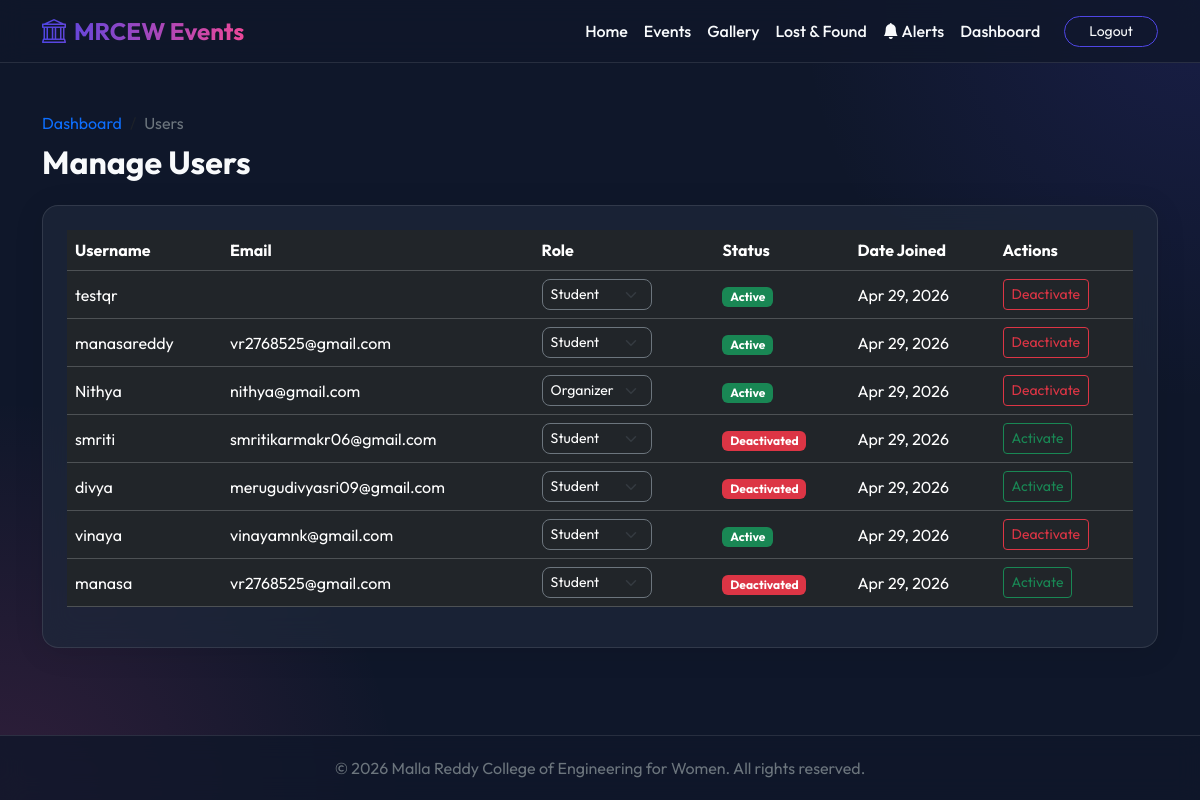
/portal-admin/users/ (signed in), run on an earlier commit of the app's database.
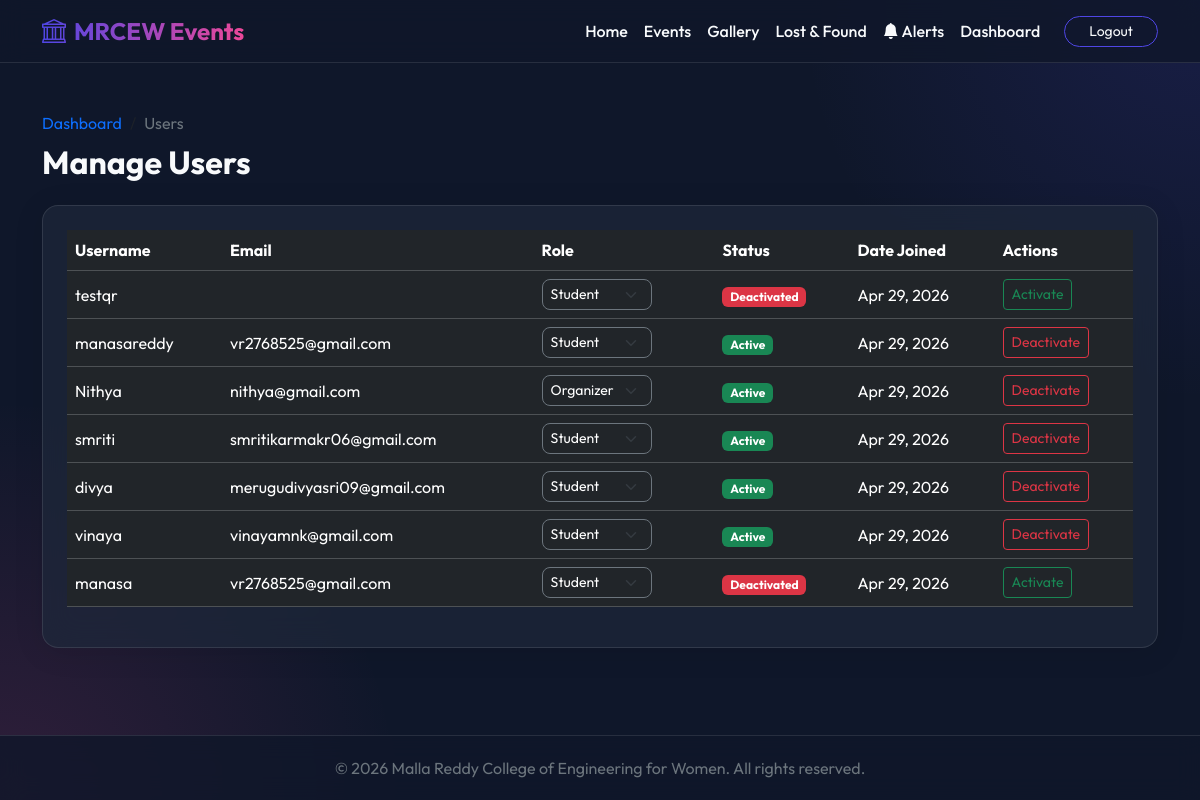
And on a later commit of the database.
### core/models.py (models this page shows, shortened)
class User(AbstractUser):
    ROLE_CHOICES = (
        ('Admin', 'Admin'),
        ('Organizer', 'Organizer'),
        ('Student', 'Student'),
    )
    role = models.CharField(max_length=20, choices=ROLE_CHOICES, default='Student')
    phone_number = models.CharField(max_length=15, blank=True, null=True)

### core/views.py (the view)
@login_required
def manage_users(request):
    if request.user.role != 'Admin' and not request.user.is_superuser:
        messages.error(request, "Access denied. Admins only.")
        return redirect('dashboard')
    users = User.objects.all().exclude(id=request.user.id).order_by('-date_joined')
    return render(request, 'core/manage_users.html', {'users': users})

### templates/core/manage_users.html (shortened to what this page needs)
{% extends 'base.html' %}
{% block content %}
<div class="row mb-4 align-items-center">
    <div class="col-md-8">
        <nav aria-label="breadcrumb">
            <ol class="breadcrumb mb-2">
                <li class="breadcrumb-item"><a href="{% url 'dashboard' %}" class="text-primary text-decoration-none">Dashboard</a></li>
                <li class="breadcrumb-item active text-secondary" aria-current="page">Users</li>
            </ol>
        </nav>
        <h2 class="fw-bold mb-0">Manage Users</h2>
    </div>
</div>
<div class="glass-card p-4">
    <div class="table-responsive">
        <table class="table table-dark table-hover align-middle">
            <thead>
                <tr>
                    <th>Username</th>
                    <th>Email</th>
                    <th>Role</th>
                    <th>Status</th>
                    <th>Date Joined</th>
                    <th>Actions</th>
                </tr>
            </thead>
            <tbody>
                {% for target_user in users %}
                <tr>
                    <td>
                        {{ target_user.username }}
                    </td>
                    <td>{{ target_user.email }}</td>
                    <td>
                        {% if not target_user.is_superuser %}
                        <form action="{% url 'change_user_role' target_user.id %}" method="post" class="d-flex align-items-center">
                            <select name="role" class="form-select form-select-sm bg-dark text-white border-secondary me-2" style="width: auto;" onchange="this.form.submit()">
                                <option value="Student" {% if target_user.role == 'Student' %}selected{% endif %}>Student</option>
                                <option value="Organizer" {% if target_user.role == 'Organizer' %}selected{% endif %}>Organizer</option>
                            </select>
                        </form>
                        {% else %}
                            System Admin
                        {% endif %}
                    </td>
                    <td>
                        {% if target_user.is_active %}
                            <span class="badge bg-success">Active</span>
                        {% else %}
                            <span class="badge bg-danger">Deactivated</span>
                        {% endif %}
                    </td>
                    <td>{{ target_user.date_joined|date:"M d, Y" }}</td>
                    <td>
                        {% if not target_user.is_superuser %}
                        <form action="{% url 'toggle_user_status' target_user.id %}" method="post">
                            {% if target_user.is_active %}
                                <button type="submit" class="btn btn-sm btn-outline-danger">Deactivate</button>
                            {% else %}
                                <button type="submit" class="btn btn-sm btn-outline-success">Activate</button>
                            {% endif %}
                        </form>
                        {% endif %}
                    </td>
                </tr>
                {% endfor %}
            </tbody>
        </table>
    </div>
</div>
{% endblock %}

What changed in the data, as far as the page shows it:
changed User "testqr": is_active "Active Deactivate" → "Deactivated Activate"
changed User "smriti": is_active "Deactivated Activate" → "Active Deactivate"
changed User "divya": is_active "Deactivated Activate" → "Active Deactivate"
